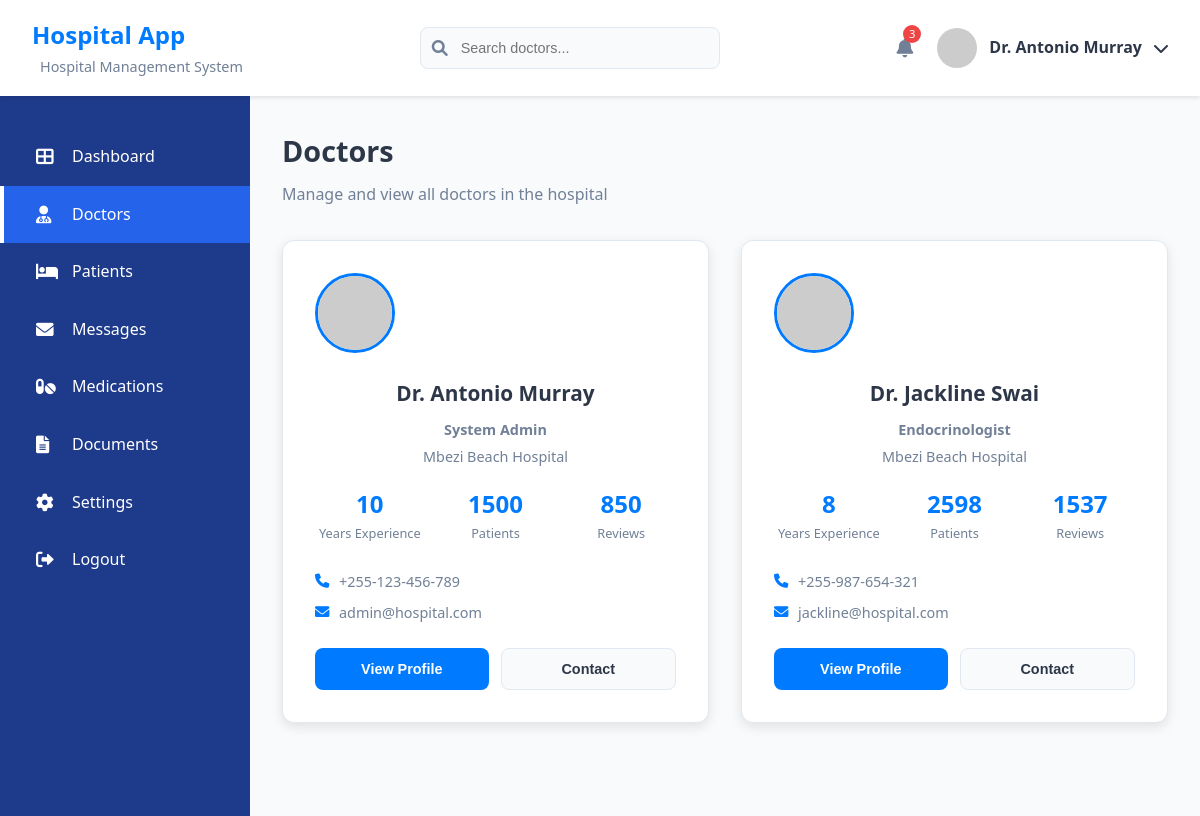
The page /doctors (signed in) on the database its author committed.
### models.py (models this page shows, shortened)
class Doctor(db.Model, UserMixin):
    id = db.Column(db.Integer, primary_key=True)
    email = db.Column(db.String(120), unique=True, nullable=False)
    password = db.Column(db.String(60), nullable=False)
    name = db.Column(db.String(100), nullable=False)
    specialization = db.Column(db.String(50))
    phone = db.Column(db.String(20))
    hospital = db.Column(db.String(100))
    experience_years = db.Column(db.Integer, default=0)
    total_patients = db.Column(db.Integer, default=0)
    total_reviews = db.Column(db.Integer, default=0)
    profile_picture = db.Column(db.String(200))
    bio = db.Column(db.Text)
    appointments = db.relationship('Appointment', backref='doctor', lazy=True)
    availability = db.relationship('DoctorAvailability', backref='doctor', lazy=True, cascade="all, delete-orphan")

### app.py (the view)
@app.route('/doctors')
@login_required
def doctors():
    all_doctors = Doctor.query.all()
    return render_template('doctors.html', doctors=all_doctors)

### app.py (called while the page is built)
@login_manager.user_loader
def load_user(user_id):
    return Doctor.query.get(int(user_id))

### templates/doctors.html (shortened to what this page needs)
{% extends 'base.html' %}
{% block content %}
<div class="dashboard-container">
    <div class="dashboard-header">
        <div class="header-left">
            <h1>Hospital App</h1>
            <span class="header-subtitle">Hospital Management System</span>
        </div>
        <div class="header-center">
            <div class="search-container">
                <input type="text" placeholder="Search doctors..." class="search-input">
                <i class="fas fa-search search-icon"></i>
            </div>
        </div>
        <div class="header-right">
            <div class="notification-icon">
                <i class="fas fa-bell"></i>
                <span class="notification-badge">3</span>
            </div>
            <div class="user-profile">
                {% if current_user.is_authenticated %}
                    <img src="https://via.placeholder.com/40x40/007bff/ffffff?text={{ current_user.name[0] }}" alt="Profile" class="profile-picture">
                    <span class="user-name">{{ current_user.name }}</span>
                    <i class="fas fa-chevron-down"></i>
                {% else %}
                    <a href="{{ url_for('login') }}" class="login-link">Login</a>
                {% endif %}
            </div>
        </div>
    </div>
    <div class="dashboard-content">
        <div class="sidebar">
            <nav class="sidebar-nav">
                <a href="{{ url_for('dashboard') }}" class="nav-item">
                    <i class="fas fa-th-large"></i>
                    <span>Dashboard</span>
                </a>
                <a href="{{ url_for('doctors') }}" class="nav-item active">
                    <i class="fas fa-user-md"></i>
                    <span>Doctors</span>
                </a>
                <a href="{{ url_for('patients') }}" class="nav-item">
                    <i class="fas fa-bed"></i>
                    <span>Patients</span>
                </a>
                <a href="{{ url_for('messages') }}" class="nav-item">
                    <i class="fas fa-envelope"></i>
                    <span>Messages</span>
                </a>
                <a href="{{ url_for('medications') }}" class="nav-item">
                    <i class="fas fa-pills"></i>
                    <span>Medications</span>
                </a>
                <a href="{{ url_for('documents') }}" class="nav-item">
                    <i class="fas fa-file-alt"></i>
                    <span>Documents</span>
                </a>
                <a href="{{ url_for('settings') }}" class="nav-item">
                    <i class="fas fa-cog"></i>
                    <span>Settings</span>
                </a>
                <a href="{{ url_for('logout') }}" class="nav-item">
                    <i class="fas fa-sign-out-alt"></i>
                    <span>Logout</span>
                </a>
            </nav>
        </div>
        <div class="main-content">
            <div class="page-header">
                <h2>Doctors</h2>
                <p>Manage and view all doctors in the hospital</p>
            </div>
            <div class="doctors-grid">
                {% for doctor in doctors %}
                <div class="doctor-card">
                    <div class="doctor-avatar">
                        <img src="https://via.placeholder.com/80x80/007bff/ffffff?text={{ doctor.name[0] }}" alt="{{ doctor.name }}">
                    </div>
                    <div class="doctor-info">
                        <h3>{{ doctor.name }}</h3>
                        <p class="specialization">{{ doctor.specialization or 'General Practitioner' }}</p>
                        <p class="hospital">{{ doctor.hospital or 'Hospital' }}</p>
                        <div class="doctor-stats">
                            <div class="stat">
                                <span class="stat-number">{{ doctor.experience_years or 0 }}</span>
                                <span class="stat-label">Years Experience</span>
                            </div>
                            <div class="stat">
                                <span class="stat-number">{{ doctor.total_patients or 0 }}</span>
                                <span class="stat-label">Patients</span>
                            </div>
                            <div class="stat">
                                <span class="stat-number">{{ doctor.total_reviews or 0 }}</span>
                                <span class="stat-label">Reviews</span>
                            </div>
                        </div>
                        {% if doctor.phone %}
                        <p class="contact-info">
                            <i class="fas fa-phone"></i> {{ doctor.phone }}
                        </p>
                        {% endif %}
                        {% if doctor.email %}
                        <p class="contact-info">
                            <i class="fas fa-envelope"></i> {{ doctor.email }}
                        </p>
                        {% endif %}
                        <div class="doctor-actions">
                            <button class="btn btn-primary" onclick="viewDoctorProfile({{ doctor.id }})">View Profile</button>
                            <button class="btn btn-secondary" onclick="contactDoctor({{ doctor.id }}, '{{ doctor.name }}')">Contact</button>
                        </div>
                    </div>
                </div>
                {% endfor %}
            </div>
        </div>
    </div>
</div>
{% endblock %}

### templates/base.html (shortened to what this page needs)
<!doctype html>
<html lang="en">
<head>
    <link href="https://cdnjs.cloudflare.com/ajax/libs/font-awesome/6.0.0/css/all.min.css" rel="stylesheet">
    <link href="{{ url_for('static', filename='css/dashboard.css') }}" rel="stylesheet">
</head>
<body>
    {% block content %}{% endblock %}
</body>
</html>

### static/css/dashboard.css (style rules this page uses)
:root { --primary-blue: #007bff; --dark-blue: #0056b3; --light-blue: #e3f2fd; --sidebar-bg: #1e3a8a; --sidebar-hover: #2563eb; --text-dark: #2d3748; --text-light: #718096; --bg-light: #f8fafc; --white: #ffffff; --success: #10b981; --danger: #ef4444; --warning: #f59e0b; --border-color: #e2e8f0; }
* { margin: 0; padding: 0; box-sizing: border-box; }
body { font-family: 'Segoe UI', Tahoma, Geneva, Verdana, sans-serif; background-color: var(--bg-light); color: var(--text-dark); line-height: 1.6; }
.dashboard-container { min-height: 100vh; display: flex; flex-direction: column; }
.dashboard-header { background: var(--white); padding: 1rem 2rem; display: flex; justify-content: space-between; align-items: center; box-shadow: 0 2px 4px rgba(0,0,0,0.1); z-index: 1000; }
.header-left h1 { color: var(--primary-blue); font-size: 1.5rem; font-weight: 700; }
.header-subtitle { color: var(--text-light); font-size: 0.9rem; margin-left: 0.5rem; }
.search-container { position: relative; width: 300px; }
.search-input { width: 100%; padding: 0.75rem 1rem 0.75rem 2.5rem; border: 1px solid var(--border-color); border-radius: 8px; font-size: 0.9rem; background: var(--bg-light); }
.search-icon { position: absolute; left: 0.75rem; top: 50%; transform: translateY(-50%); color: var(--text-light); }
.header-right { display: flex; align-items: center; gap: 1.5rem; }
.notification-icon { position: relative; cursor: pointer; color: var(--text-light); font-size: 1.2rem; }
.notification-badge { position: absolute; top: -8px; right: -8px; background: var(--danger); color: var(--white); border-radius: 50%; width: 18px; height: 18px; font-size: 0.7rem; display: flex; align-items: center; justify-content: center; }
.user-profile { display: flex; align-items: center; gap: 0.75rem; cursor: pointer; }
.profile-picture { width: 40px; height: 40px; border-radius: 50%; object-fit: cover; }
.user-name { font-weight: 600; color: var(--text-dark); }
.dashboard-content { display: flex; flex: 1; }
.sidebar { width: 250px; background: var(--sidebar-bg); padding: 2rem 0; min-height: calc(100vh - 80px); }
.sidebar-nav { display: flex; flex-direction: column; }
.nav-item { display: flex; align-items: center; gap: 1rem; padding: 1rem 2rem; color: var(--white); text-decoration: none; transition: all 0.3s ease; border-left: 4px solid transparent; }
.nav-item.active { background: var(--sidebar-hover); border-left-color: var(--white); }
.nav-item i { width: 20px; font-size: 1.1rem; }
.main-content { flex: 1; padding: 2rem; overflow-y: auto; }
.stat-number { font-size: 2rem; font-weight: 700; color: var(--text-dark); line-height: 1; }
.stat-label { color: var(--text-light); font-size: 0.9rem; margin-top: 0.25rem; }
.doctor-avatar { width: 80px; height: 80px; border-radius: 50%; object-fit: cover; }
.doctor-info p { color: var(--text-light); font-size: 0.9rem; }
.doctor-stats { display: flex; flex-direction: column; gap: 0.75rem; }
.btn-primary { background: var(--primary-blue); color: var(--white); border: none; padding: 0.75rem 1.5rem; border-radius: 6px; font-weight: 600; cursor: pointer; transition: background 0.3s ease; }

### rows shown on the page
Doctor: name "Dr. Antonio Murray", specialization "System Admin", hospital "Mbezi Beach Hospital", experience_years "10", total_patients "1500", total_reviews "850", phone "+255-123-456-789", email "admin@hospital.com"
Doctor: name "Dr. Jackline Swai", specialization "Endocrinologist", hospital "Mbezi Beach Hospital", experience_years "8", total_patients "2598", total_reviews "1537", phone "+255-987-654-321", email "jackline@hospital.com"
